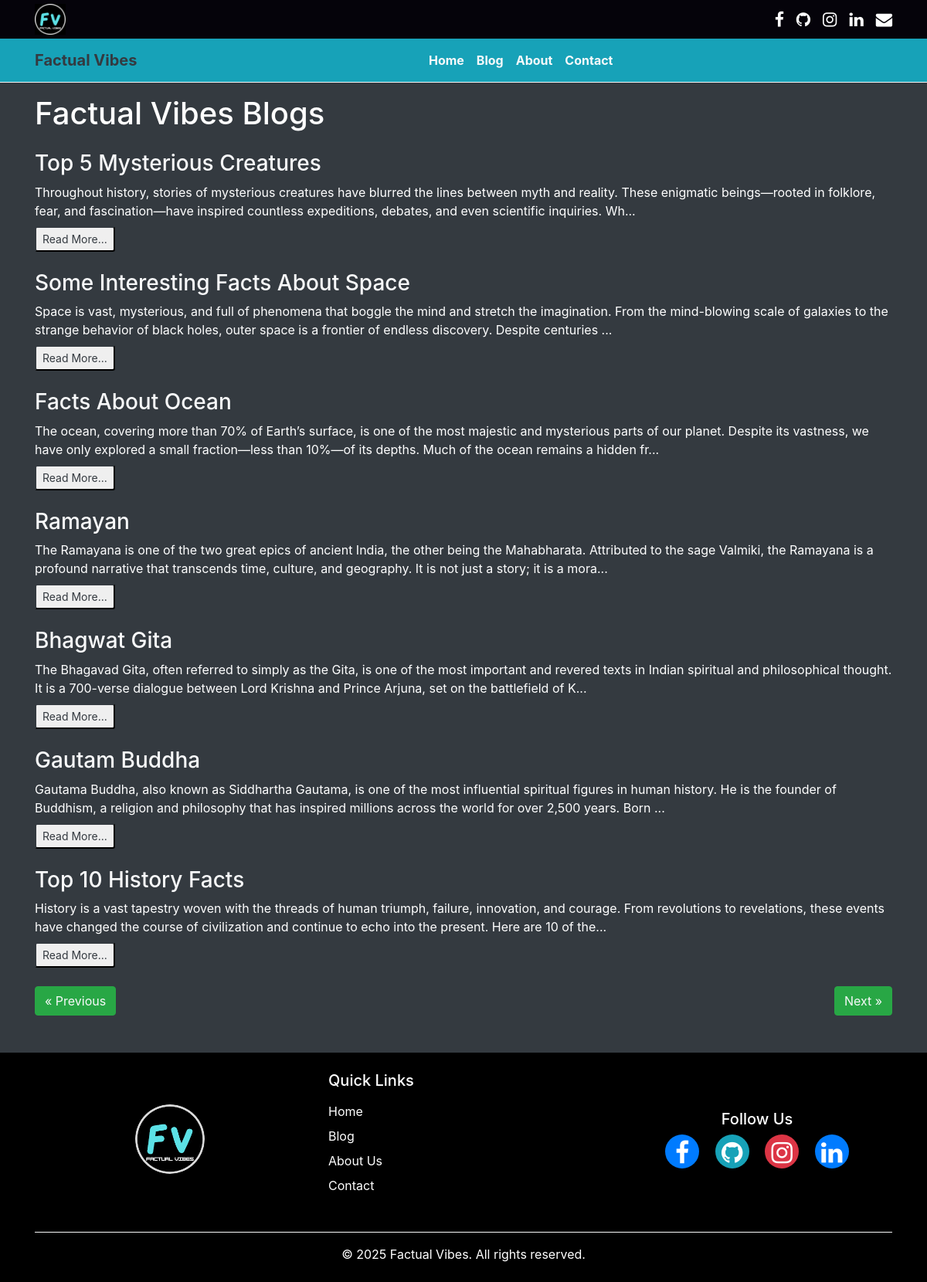
Screenshot of /blog/ with the database file from the repository.
### blog/models.py (models this page shows, shortened)
class Blog(models.Model):
    sno = models.AutoField(primary_key=True)
    title = models.CharField(max_length=200)
    content = models.TextField()
    short_desc = models.CharField(max_length=300, default="")
    slug = models.CharField(max_length=100)
    time = models.DateTimeField(auto_now=True)
    CATEGORY_CHOICES = [
        ('fact', 'Fact'),
        ('scripture', 'Scripture'),
        ('sports', 'Sports'),
        ('other', 'Other'),
    ]
    category = models.CharField(max_length=20, choices=CATEGORY_CHOICES, default='other')
    image = models.ImageField(upload_to="blog_images/", null=True, blank=True)

### blog/views.py (the view)
# urls.py: 2. Add a URL to urlpatterns:  path('blog/', include('blog.urls'))
def blog(request):
    no_of_posts = 7
    page = request.GET.get('page')
    if page is None:
        page = 1
    else:
        page = int(page)
    blogs = Blog.objects.all()
    length = len(blogs)
    blogs = blogs[(page-1)*no_of_posts: page*no_of_posts]
    prev = page - 1 if page > 1 else None
    nxt = page + 1 if page < math.ceil(length / no_of_posts) else None
    context = {'blogs': blogs, 'prev': prev, 'nxt': nxt}
    return render(request, 'bloghome.html', context)

### templates/bloghome.html (shortened to what this page needs)
{% extends "base.html" %}
{% block blogactive %}active{% endblock blogactive %}
{% block body %}
<body class="bg-dark"></body>
<div class="container text-white mt-3">
<h1>Factual Vibes Blogs</h1>
{% for blog in blogs %}
<div class="my-4">
      <h3 class=" text-dark"><a href="/blogpost/{{blog.slug}}" class="text-light"> {{blog.title}}</a></h3>
      <div class="my-2">
          {{blog.short_desc|slice:245}}...
      </div>
      <a href="/blogpost/{{blog.slug}}" class="text-dark"><button class="btn-sm btn-outline-dark">Read More...</button></a>
</div>
  {% endfor %}
  <div class="my-3">
    {% if prev %}
    <button class="btn btn-success"><a class="text-light" href="/blog?page={{prev}}">&laquo; Previous</a></button>
    {% else %}
    <button class="btn btn-success"><a class="text-light" href="#">&laquo; Previous</a></button>
    {% endif %}
    {% if nxt %}
    <button class="btn btn-success float-right"><a class="text-light" href="/blog?page={{nxt}}">Next &raquo;</a></button>
    {% else %}
    <button class="btn btn-success float-right"><a class="text-light" href="#">Next &raquo;</a></button>
    {% endif %}
  </div>
</div>
{% endblock body %}

### rows the page displays
Blog: title "Top 5 Mysterious Creatures", short_desc "Throughout history, stories of mysterious creatures have blurred the lines between myth and reality. These enigmatic beings—rooted in folklore, fear, and fascination—have inspired countless expeditions, debates, and even scientific inquiries. Wh"
Blog: title "Some Interesting Facts About Space", short_desc "Space is vast, mysterious, and full of phenomena that boggle the mind and stretch the imagination. From the mind-blowing scale of galaxies to the strange behavior of black holes, outer space is a frontier of endless discovery. Despite centuries"
Blog: title "Facts About Ocean", short_desc "The ocean, covering more than 70% of Earth’s surface, is one of the most majestic and mysterious parts of our planet. Despite its vastness, we have only explored a small fraction—less than 10%—of its depths. Much of the ocean remains a hidden fr"
Blog: title "Ramayan", short_desc "The Ramayana is one of the two great epics of ancient India, the other being the Mahabharata. Attributed to the sage Valmiki, the Ramayana is a profound narrative that transcends time, culture, and geography. It is not just a story; it is a mora"
Blog: title "Bhagwat Gita", short_desc "The Bhagavad Gita, often referred to simply as the Gita, is one of the most important and revered texts in Indian spiritual and philosophical thought. It is a 700-verse dialogue between Lord Krishna and Prince Arjuna, set on the battlefield of K"
Blog: title "Gautam Buddha", short_desc "Gautama Buddha, also known as Siddhartha Gautama, is one of the most influential spiritual figures in human history. He is the founder of Buddhism, a religion and philosophy that has inspired millions across the world for over 2,500 years. Born"
Blog: title "Top 10 History Facts", short_desc "History is a vast tapestry woven with the threads of human triumph, failure, innovation, and courage. From revolutions to revelations, these events have changed the course of civilization and continue to echo into the present. Here are 10 of the"

### other values shown
{{ current_year }} "2025"
